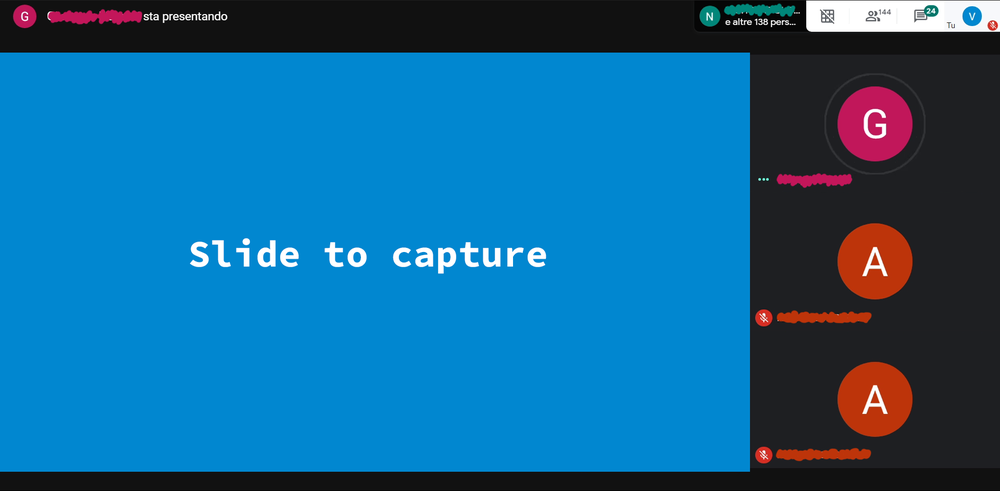
#> input picture images/screen.png, 1000 x 491 px, shrunk from 1920 x 943 before the run, found by its file name
$ python corner.py
#> lines starting #> are read from the running program, lines starting #| are printed output that depends on the picture; after the words box and inside, x2 and y2 are one past the last pixel; in counts of white or black regions, pixels touching at a corner belong together
import cv2
import numpy as np

def search_exact_corner(img, ptn, radius=10):
    gray = cv2.cvtColor(img, cv2.COLOR_BGR2GRAY)
    gray = np.float32(gray)
    dst = cv2.cornerHarris(gray, 2, 3, 0.04)
    mask = np.zeros_like(dst)
    cv2.circle(mask, ptn, radius, 1, thickness=-1)
    dst *= mask
    corner = dst.argmax()
    ptn_found = np.unravel_index(corner, gray.shape)[::-1]
    if ptn_found == (0,0):
        ptn_found = ptn
    return ptn_found


if __name__ == "__main__":
    filename = 'dataset/screen.png'
    img = cv2.imread(filename)
#> img is the input picture: shape (491, 1000, 3); mean B, G, R 147, 100.1, 19.8
    gray = cv2.cvtColor(img, cv2.COLOR_BGR2GRAY)
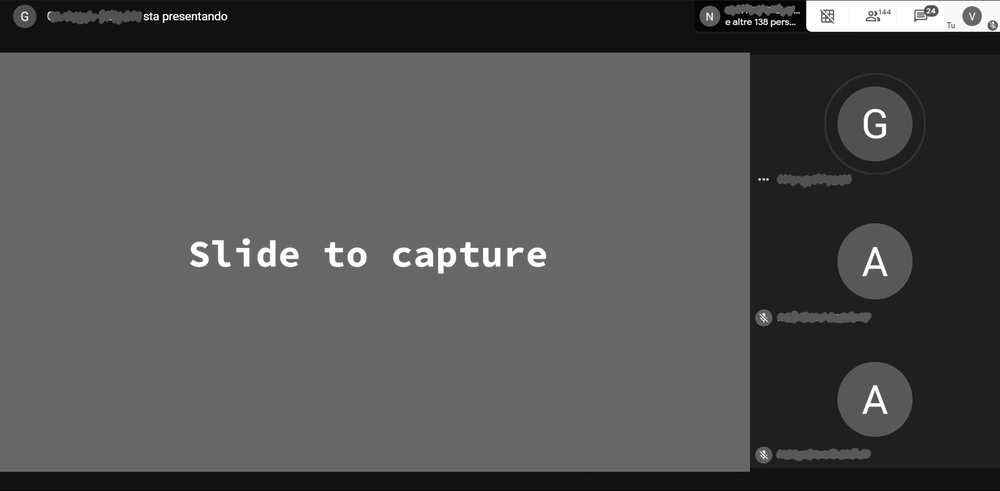
#> gray: shape (491, 1000); min 0, max 255, mean 81.3

    gray = np.float32(gray)
    dst = cv2.cornerHarris(gray,2,3,0.04)

    #result is dilated for marking the corners, not important
    dst = cv2.dilate(dst,None)
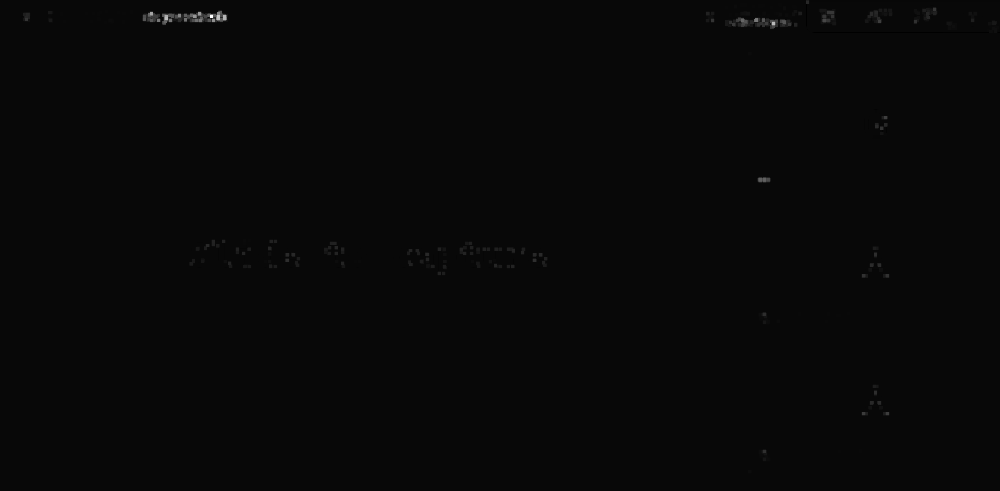
#> dst: shape (491, 1000) float32; min -11486676, max 327057216, mean 359986.8; drawn with min black and max white

    # Threshold for an optimal value, it may vary depending on the image.
    img[dst>0.01*dst.max()]=[0,0,255]
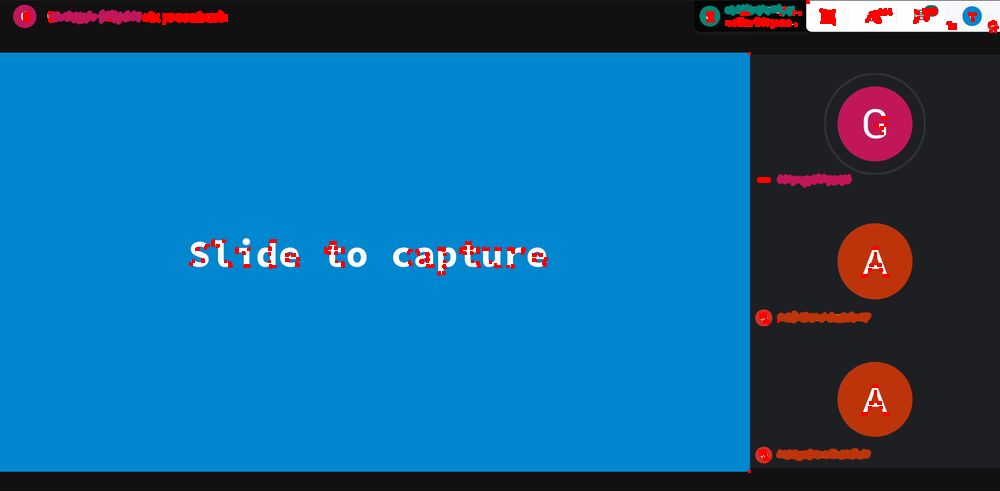
#> img: shape (491, 1000, 3); 0.98% of pixels changed, all inside (x1, y1, x2, y2) = (23, 0, 999, 473)

    cv2.namedWindow('dst', cv2.WINDOW_NORMAL)
    cv2.imshow('dst',img)
    if cv2.waitKey(0) & 0xff == 27:
#> (key Esc is pressed here)
        cv2.destroyAllWindows()

$ run again, with images/slide.png copied over images/screen.png
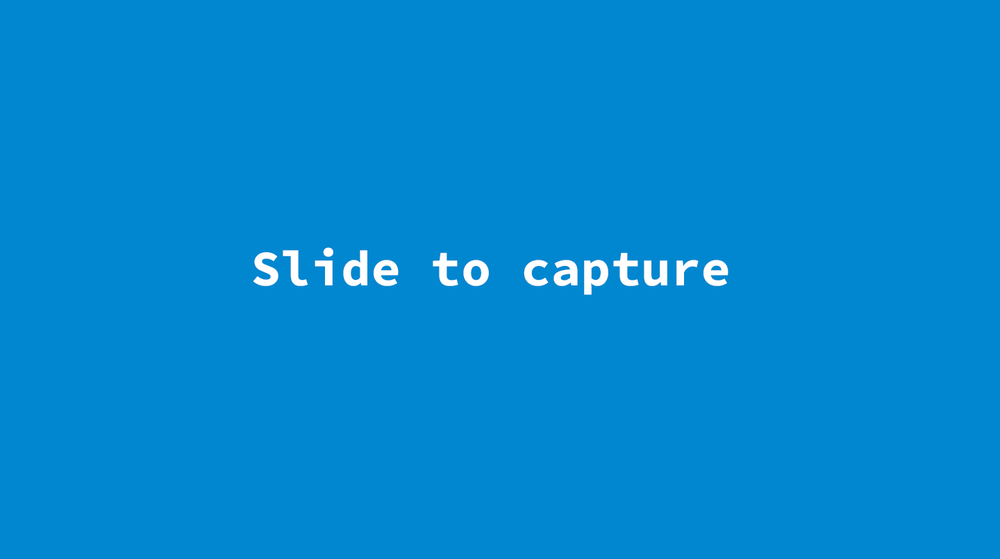
#> input picture images/slide.png, 1000 x 559 px, shrunk from 1440 x 805 before the run, found by its file name
#> img is the input picture: shape (559, 1000, 3); mean B, G, R 208.5, 136.2, 3.6
#> `dst = cv2.dilate(dst,None)`:
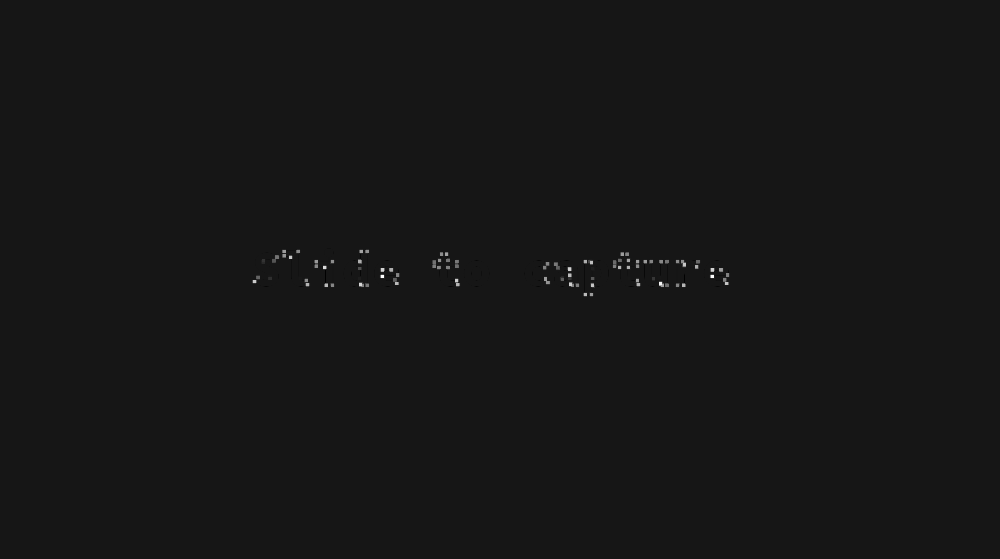
#> dst: shape (559, 1000) float32; min -4559079, max 46258740, mean 49186.3; drawn with min black and max white
#> `img[dst>0.01*dst.max()]=[0,0,255]`:
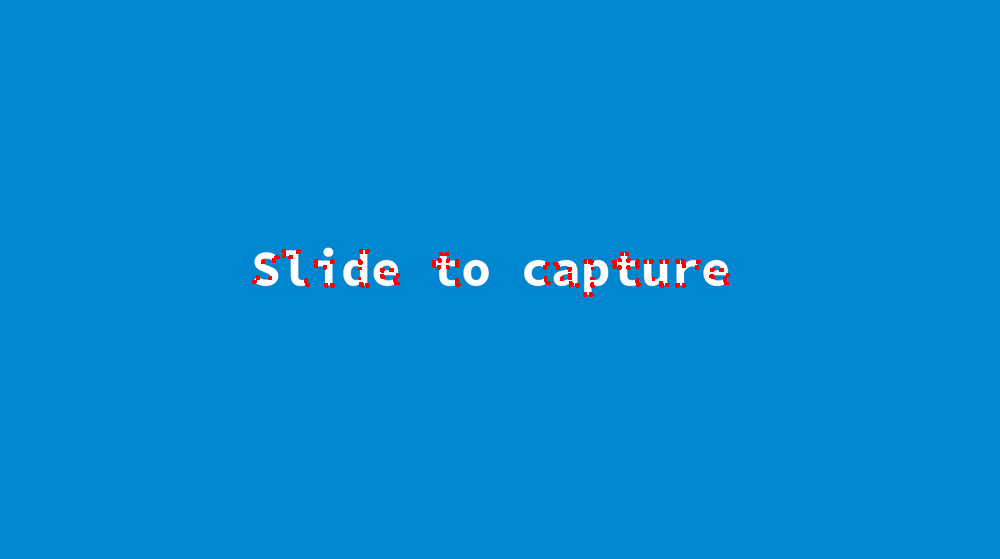
#> img: shape (559, 1000, 3); 0.32% of pixels changed, all inside (x1, y1, x2, y2) = (252, 249, 730, 297)
